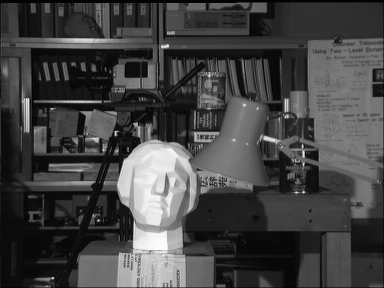
#> input picture VC2/08_Stereo/tsukuba_l.png, 384 x 288 px, found by its file name
$ python stereo.py
#> lines starting #> are read from the running program, lines starting #| are printed output that depends on the picture; after the words box and inside, x2 and y2 are one past the last pixel; in counts of white or black regions, pixels touching at a corner belong together
import numpy as np
import cv2 as cv
from matplotlib import pyplot as plt

ply_header = '''ply
format ascii 1.0
element vertex %(vert_num)d
property float x
property float y
property float z
property uchar red
property uchar green
property uchar blue
end_header
'''
def write_ply(fn, verts, colors):
    verts = verts.reshape(-1, 3)
    colors = colors.reshape(-1, 3)
    verts = np.hstack([verts, colors])
    with open(fn, 'wb') as f:
        f.write((ply_header % dict(vert_num=len(verts))).encode('utf-8'))
        np.savetxt(f, verts, fmt='%f %f %f %d %d %d ')

# use your own images and/or use some prerecorded stereo pairs:
# http://vision.middlebury.edu/stereo/data/
imgL = cv.imread('./VC2/08_Stereo/tsukuba_l.png',0)
#> imgL is the input picture: shape (288, 384); min 0, max 252, mean 67.6
imgR = cv.imread('./VC2/08_Stereo/tsukuba_r.png',0)
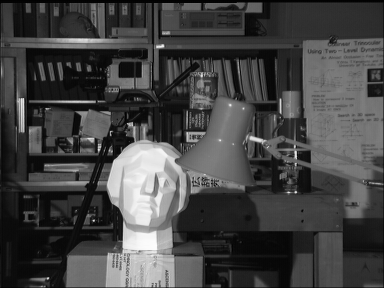
#> input picture VC2/08_Stereo/tsukuba_r.png, 384 x 288 px, found by its file name
#> imgR is the input picture: shape (288, 384); min 0, max 253, mean 68

#adjust numDisparity and blockSize for your images!
stereo = cv.StereoBM_create(numDisparities=64, blockSize=15)

print('computing disparity...')
disp = stereo.compute(imgL,imgR)
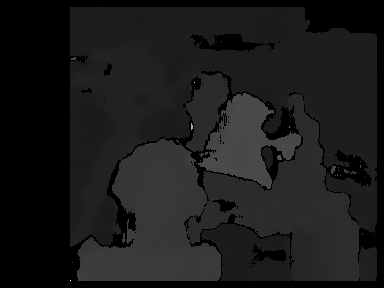
#> disp: shape (288, 384) int16; min -16, max 824, mean 72.8; drawn with min black and max white

print('generating 3d point cloud...',)
h, w = imgL.shape[:2]
#> h = 288; w = 384
f = 0.8*w                          # guess for focal length
#> f = 307.2
Q = np.float32([[1, 0, 0, -0.5*w],
                [0,-1, 0,  0.5*h], # turn points 180 deg around x-axis,
                [0, 0, 0,     -f], # so that y-axis looks up
                [0, 0, 1,      0]])
points = cv.reprojectImageTo3D(disp, Q)
#> points: shape (288, 384, 3) float32; 0.08% of the values are NaN or infinite; the others: min -11.94, max 19.2, mean 1.81
colors = cv.cvtColor(imgL, cv.COLOR_GRAY2RGB)
mask = disp > disp.min()+16
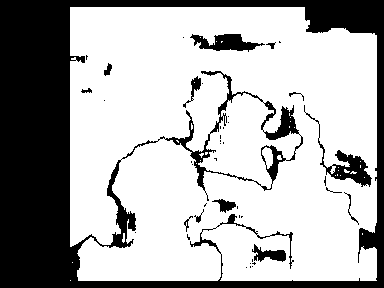
#> mask: shape (288, 384) bool; 68.3% white; 43 black regions (29 under 20 px), largest, box (x1, y1, x2, y2) and area: (0, 0, 384, 288) 32446, (304, 105, 372, 187) 891, (190, 34, 265, 52) 725
out_points = points[mask]
out_colors = colors[mask]
out_fn = 'out.ply'
write_ply(out_fn, out_points, out_colors)
print('%s saved -- open e.g. with MeshLab' % out_fn)

plt.imshow(disp,'gray')
plt.show()
